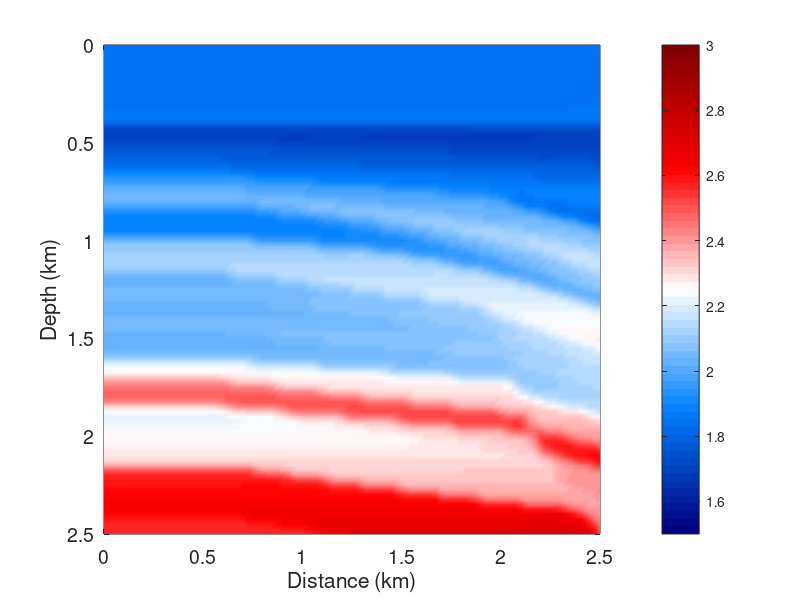
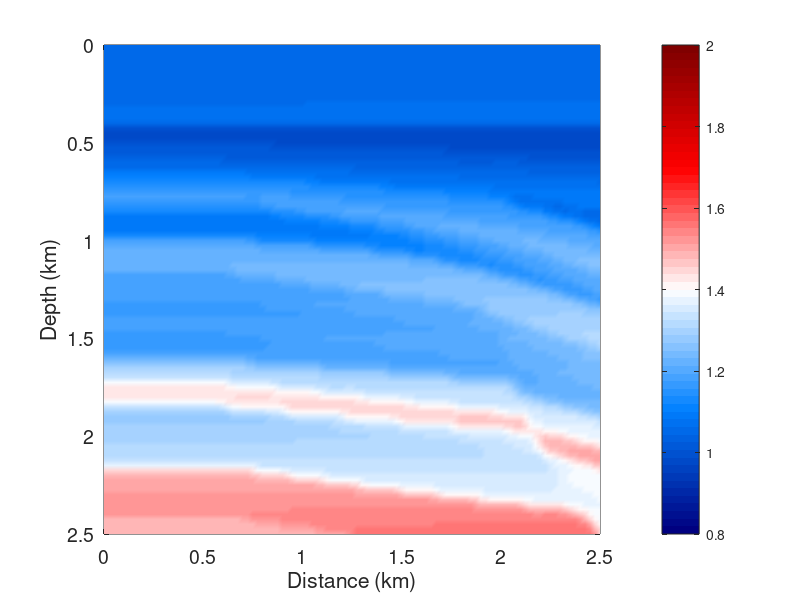

MATLAB code to generate these figures, in order: (Note: this script raises an error after producing the figures.)
clear all
close all

load('bluewhitered.mat')

load('vp.mat')
load('vs.mat')
n = size(vp);

dx = 0.025; dz = 0.025;
h  = [dz dx];
nz = n(1); nx = n(2);
z  = [0:n(1)-1]'*h(1);
x  = [0:n(2)-1]*h(2);

figure;
pcolor(x,z,vp);
shading interp
axis ij
xlabel('Distance (km)','FontSize',12)
ylabel('Depth (km)','FontSize',12);
colormap(bluewhitered)
colorbar
set(gca,'FontSize',14)
caxis([1.5 3.0])

figure;
pcolor(x,z,vs);
shading interp
axis ij
xlabel('Distance (km)','FontSize',12)
ylabel('Depth (km)','FontSize',12);
colormap(bluewhitered)
colorbar
set(gca,'FontSize',14)
caxis([0.8 2])

N_train = 50000; %% number of the random points

z_train = 2.45*rand(N_train,1)+0.025;
x_train = 2.45*rand(N_train,1)+0.025;
sx_train = 2.475*rand(N_train,1)+0.025;

vp0 = 1.83; vs0 = vp0/sqrt(3); 
rho = 1;

src_z = 2; 
zs = (src_z-1)*dz; %% depth of the source

z  = [0:n(1)-1]'*h(1);
x  = [0:n(2)-1]*h(2);
[X,Y] = meshgrid(x,z);
x1 = [0:2501-1]*0.001;
z1 = [0:2501-1]'*0.001;
[Xq,Yq] = meshgrid(x1,z1);
vp_in = interp2(x,z,vp,Xq,Yq);
vs_in = interp2(x,z,vs,Xq,Yq);

xx_in = round(x_train/0.001)+1;
zz_in = round(z_train/0.001)+1;

alpha_train = zeros(N_train,1);
beta_train = zeros(N_train,1);

dxxu0_train = zeros(N_train,1);
dzzu0_train = zeros(N_train,1);
dxzu0_train = zeros(N_train,1);

dzzv0_train = zeros(N_train,1);
dxxv0_train = zeros(N_train,1);
dxzv0_train = zeros(N_train,1);

F = 1;
f = 4;

for is = 1:N_train
  
    w = 1*2*pi*f;
    
    x0 = x_train(is); z0 = z_train(is); xs0 = sx_train(is); 
    x01 = x_train(is)+dx; z01 = z_train(is)+dz; 
    x_1 = x_train(is)-dx; z_1 = z_train(is)-dz; 
    
    % position x, z   
    [u0,v0] = green_elastic(w,vp0,vs0,rho,x0,z0,xs0,zs);
    
    % position x-1, z
    [u0_x_1,v0_x_1] = green_elastic(w,vp0,vs0,rho,x_1,z0,xs0,zs);    
    
    % position x+1,z
    [u0_x01,v0_x01] = green_elastic(w,vp0,vs0,rho,x01,z0,xs0,zs);      
    
    % position x, z-1
    [u0_z_1,v0_z_1] = green_elastic(w,vp0,vs0,rho,x0,z_1,xs0,zs);        
    
    % position x, z+1
    [u0_z01,v0_z01] = green_elastic(w,vp0,vs0,rho,x0,z01,xs0,zs);         

    % position x-1, z-1
    [u0_x_1_z_1,v0_x_1_z_1] = green_elastic(w,vp0,vs0,rho,x_1,z_1,xs0,zs);  
    
    % position x+1, z-1
    [u0_x01_z_1,v0_x01_z_1] = green_elastic(w,vp0,vs0,rho,x01,z_1,xs0,zs);  
 
    % position x-1, z+1
    [u0_x_1_z01,v0_x_1_z01] = green_elastic(w,vp0,vs0,rho,x_1,z01,xs0,zs);  
     
    % position x+1, z+1
    [u0_x01_z01,v0_x01_z01] = green_elastic(w,vp0,vs0,rho,x01,z01,xs0,zs);  
    
    dxxu0_train(is,1) = (u0_x_1 - 2*u0 + u0_x01)/dx/dx;
    dzzu0_train(is,1) = (u0_z_1 - 2*u0 + u0_z01)/dz/dz;
    dxzu0_train(is,1) = (u0_x_1_z_1 - u0_x01_z_1 - u0_x_1_z01 + u0_x01_z01)/(4*dx*dz);
    
    dzzv0_train(is,1) = (v0_z_1 - 2*v0 + v0_z01)/dz/dz;
    dxxv0_train(is,1) = (v0_x_1 - 2*v0 + v0_x01)/dx/dx;
    dxzv0_train(is,1) = (v0_x_1_z_1 - v0_x01_z_1 - v0_x_1_z01 + v0_x01_z01)/(4*dx*dz);
    
    alpha_train(is,1) = vp_in(zz_in(is),xx_in(is))^2;
    beta_train(is,1) = vs_in(zz_in(is),xx_in(is))^2;
    
end

alpha0_train = vp0^2 * ones(N_train,1);
beta0_train = vs0^2 * ones(N_train,1);

z  = [0:n(1)-1]'*h(1);
x  = [0:n(2)-1]*h(2);
sx = (10:10:90)*dx; ns = length(sx);

[zz,xx] = ndgrid(z,x);
sx = repmat(sx,nx*nz,1);

x1 = xx(:); x_star = (repmat(x1,ns,1)); 
z1 = zz(:); z_star = (repmat(z1,ns,1));
sx_star = sx(:);

% save Elastic_sigsbee_4Hz_sx_F10.mat x_star z_star sx_star ...
%     x_train sx_train z_train  ...
%     alpha_train alpha0_train beta_train beta0_train ...
%     dzzu0_train dxxu0_train dxzu0_train dzzv0_train dxxv0_train dxzv0_train 

